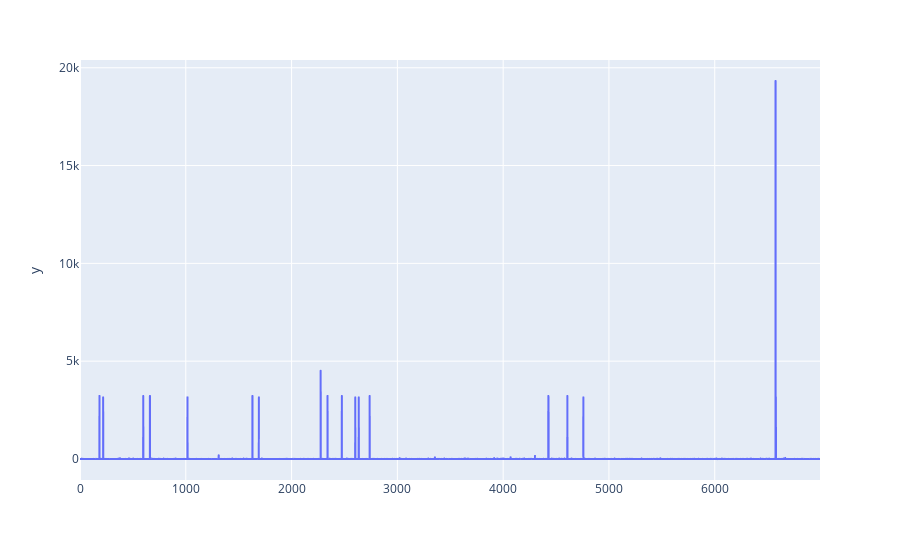

The code cell stored with this chart in its notebook:
### Code cell
px.line(date_data, y = y_pred)

### Figure 1 — Plotly figure (JSON) as saved in the notebook; plotly's stock layout.template omitted (floating-point values rounded to 4 significant figures; data arrays with more than 128 entries replaced by an {"elided": "..."} marker saying what was removed)
{"data": [{"hoverlabel": {"namelength": 0}, "hovertemplate": "y=%{y}", "legendgroup": "", "line": {"color": "#636efa", "dash": "solid"}, "mode": "lines", "name": "", "showlegend": false, "type": "scattergl", "xaxis": "x", "y": {"elided": "6996 int values"}, "yaxis": "y"}], "layout": {"legend": {"tracegroupgap": 0}, "margin": {"t": 60}, "xaxis": {"anchor": "y", "domain": [0, 1]}, "yaxis": {"anchor": "x", "domain": [0, 1], "title": {"text": "y"}}}}
